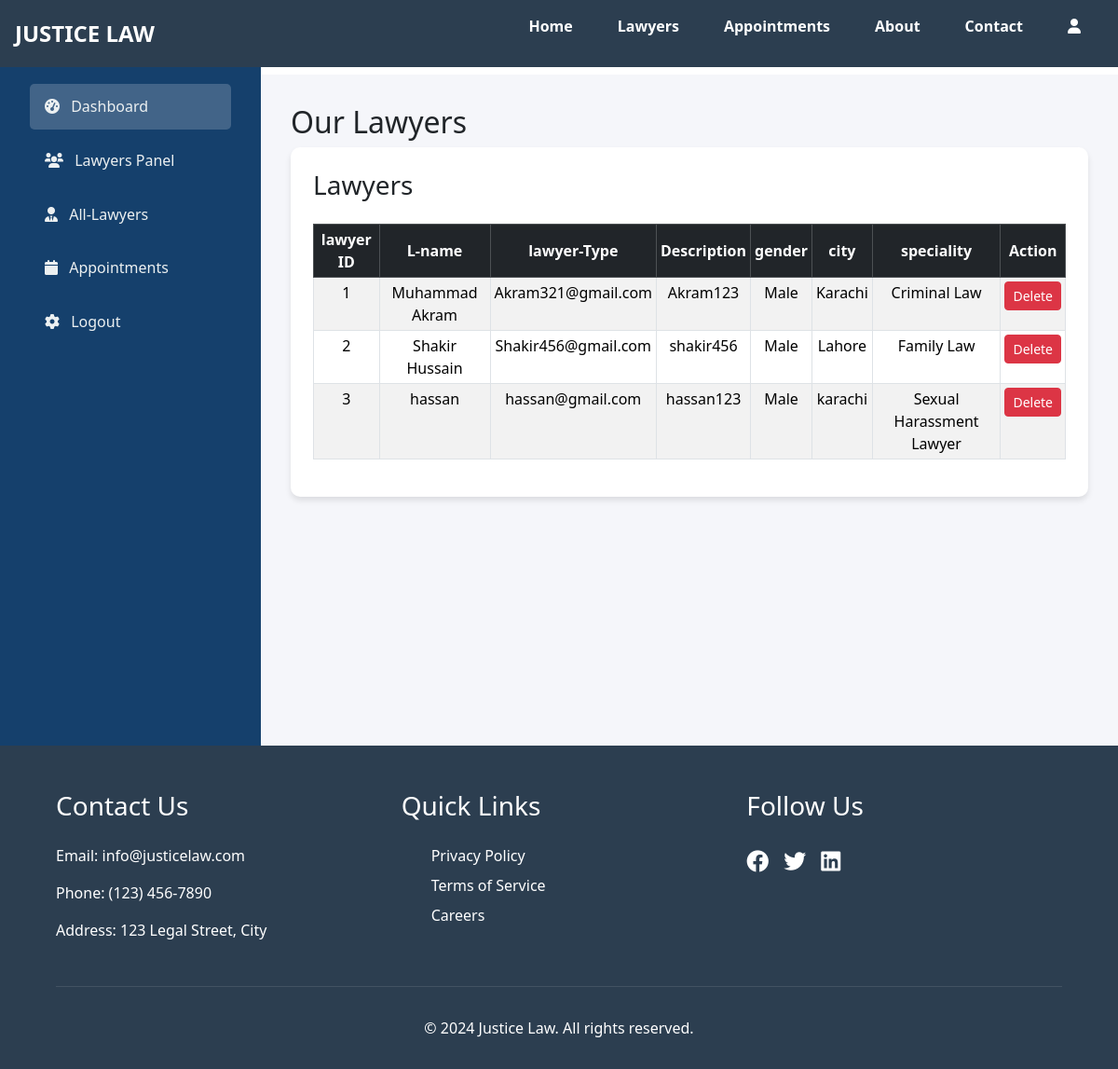
The app's page /admin-lawyers.php (signed in), older data.
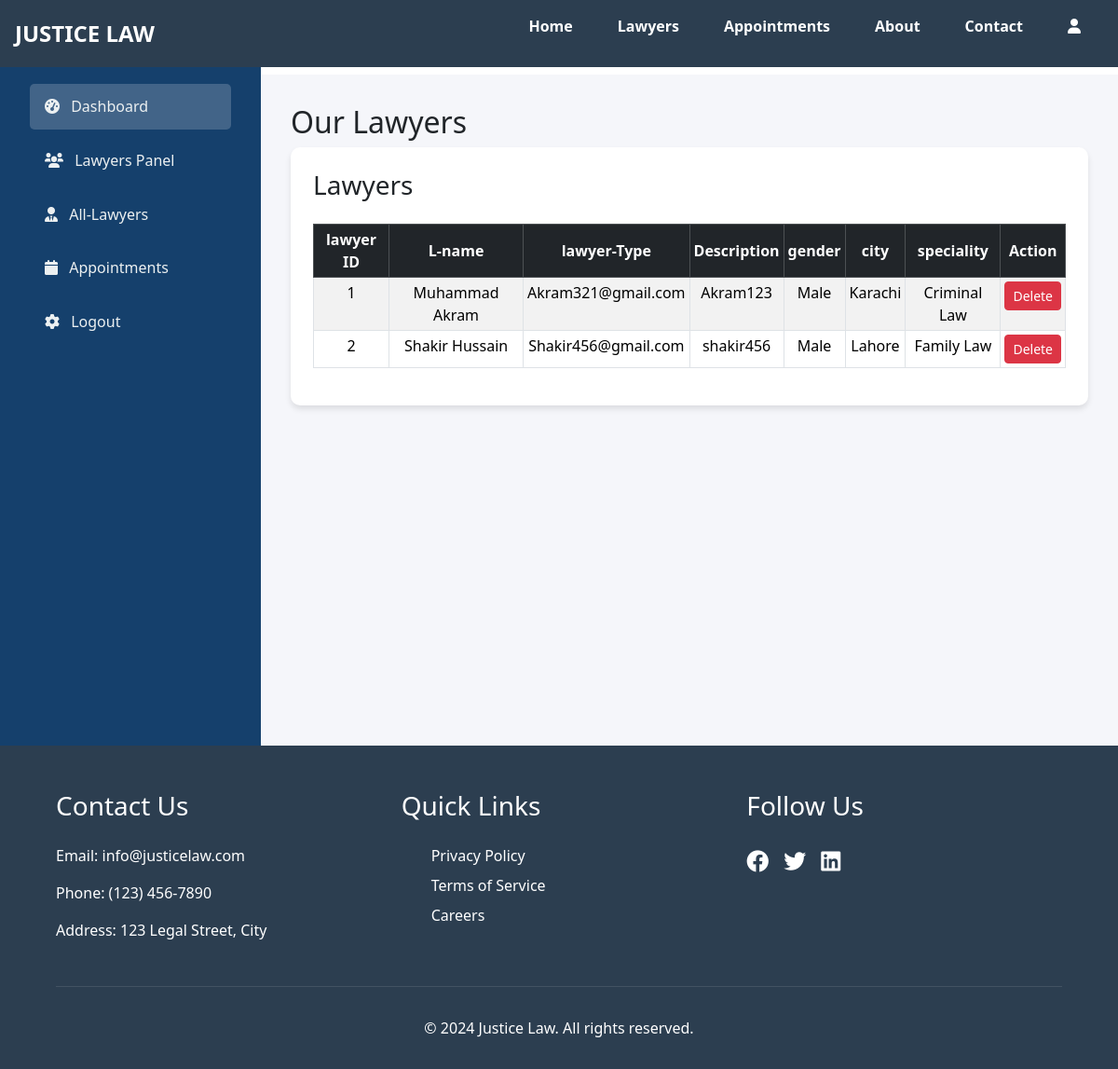
The same page, newer data.
### tables this page shows
CREATE TABLE `lawyers` (
  `id` int(11) NOT NULL,
  `name` varchar(100) DEFAULT NULL,
  `email` varchar(100) DEFAULT NULL,
  `gender` varchar(20) DEFAULT NULL,
  `city` varchar(100) DEFAULT NULL,
  `password` varchar(100) DEFAULT NULL,
  `specialty` varchar(100) DEFAULT NULL,
  `experience` int(11) DEFAULT NULL,
  `photo` varchar(255) DEFAULT NULL
);

### admin-lawyers.php (the view, shortened to what this page needs)
<!DOCTYPE html>
<html lang="en">
<head>
    <link href="https://cdn.jsdelivr.net/npm/bootstrap@5.3.2/dist/css/bootstrap.min.css" rel="stylesheet">
    <link href="https://cdnjs.cloudflare.com/ajax/libs/font-awesome/6.0.0/css/all.min.css" rel="stylesheet">
</head>
<body>
    <?php include 'navbar.php' ?>
    <div class="admin-container">
        <div class="admin-sidebar">
            <h3 class="mb-4">VIP Admin</h3>
            <nav>
                <a href="admin-panel.php" class="nav-link active">
                    <i class="fas fa-tachometer-alt me-2"></i>
                    <span>Dashboard</span>
                </a>
                <a href="lawyer-dashboard.php" class="nav-link">
                    <i class="fas fa-users me-2"></i>
                    <span>Lawyers Panel</span>
                </a>
                <a href="admin-lawyers.php" class="nav-link">
                    <i class="fas fa-user-tie me-2"></i>
                    <span>All-Lawyers</span>
                </a>
                <a href="appointments.php" class="nav-link">
                    <i class="fas fa-calendar me-2"></i>
                    <span>Appointments</span>
                </a>
                <a href="admin-logout.php" class="nav-link">
                    <i class="fas fa-cog me-2"></i>
                    <span>Logout</span>
                </a>
            </nav>
        </div>
        <div class="admin-content">
        <h2>Our Lawyers</h2>
        <div class="vip-table">
               <h3 class="mb-4">Lawyers</h3>
               <table class="table table-striped table-bordered table-hover table-responsive table-sm">
                   <thead class="table-dark text-center align-middle ">
                       <tr>
                           <th>lawyer ID</th>
                           <th>L-name</th>
                           <th>lawyer-Type</th>
                           <th>Description</th>
                           <th>gender</th>
                           <th>city</th>
                           <th>speciality</th>
                           <th>Action</th>
                       </tr>
                   </thead>
                   <tbody class="text-center">
                       <?php
                       include 'dbconnect.php';
                       $query = "SELECT * FROM lawyers";
                       $result = mysqli_query($conn, $query);
                       while ($row = mysqli_fetch_assoc($result)) {
                       ?>
                       <tr>
                           <td><?php echo $row['id']; ?></td>
                           <td><?php echo $row['name']; ?></td>
                           <td><?php echo $row['email']; ?></td>
                           <td><?php echo $row['password']; ?></td>
                           <td><?php echo $row['gender']; ?></td>
                           <td><?php echo $row['city']; ?></td>
                           <td><?php echo $row['specialty']; ?></td>
                           <td>
                               <a href="delete-case.php?id=<?php echo $row['id']; ?>"
                                   class="btn btn-sm btn-danger"
                                   onclick="return confirm('Are you sure you want to delete this data?');">
                                   Delete
                               </a>
                           </td>
                       </tr>
                       <?php
                   }
                   ?>
               </tbody>
               </table>
           </div>
        </div>
    </div>
    <?php include 'footer.php' ?>
</body>
</html>

Row changes from the older to the newer data that the page shows:
removed lawyers: id "3", name "hassan", email "hassan@gmail.com", password "hassan123", gender "Male", city "karachi", specialty "Sexual Harassment Lawyer"
